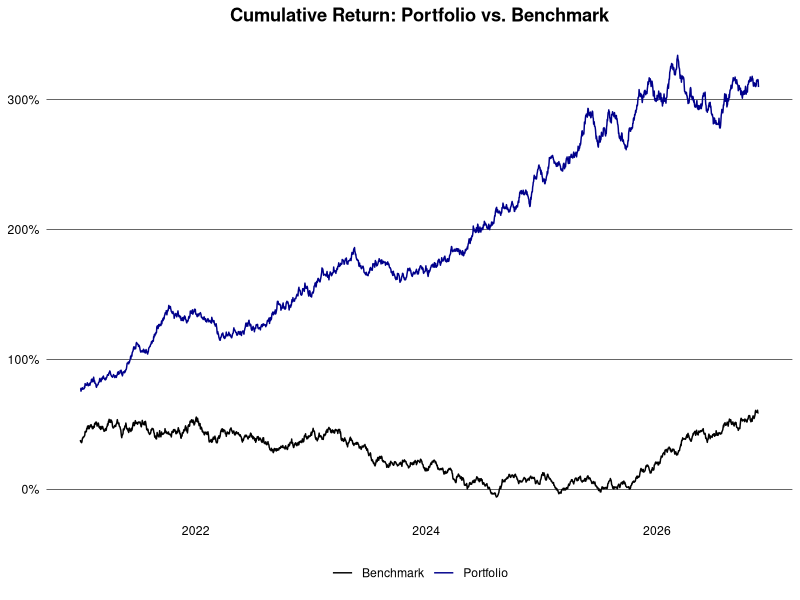
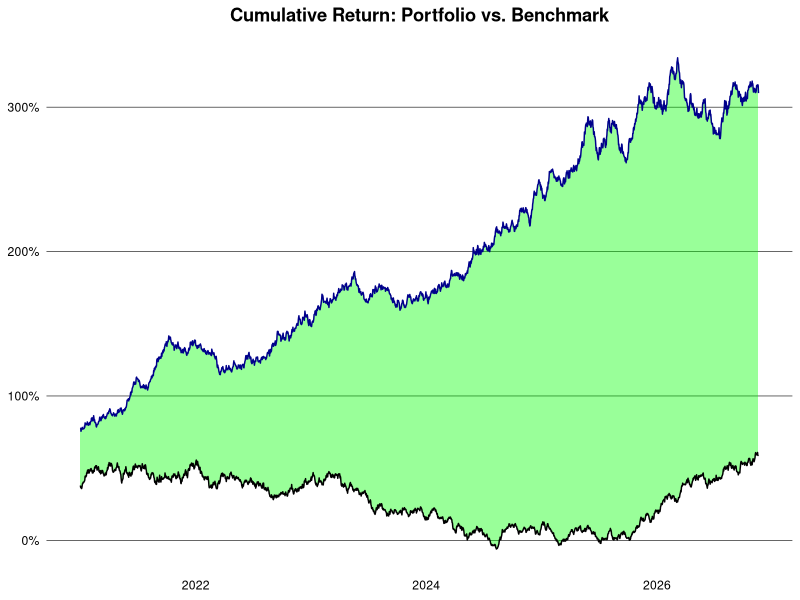

Recreate these plots in R, in order.
## ---- chunk 1
library(data.table)

set.seed(1994L)

generate_prices <- function(ticker, start_date, end_date) {
  dates <- seq.Date(as.Date(start_date), as.Date(end_date), by = "days")
  n <- length(dates)
  prices <- cumprod(1 + rnorm(n, mean = 0.0005, sd = 0.01)) * 100
  data.table(
    ticker = ticker,
    date = dates,
    price = prices
  )
}

generate_benchmark <- function(start_date, end_date) {
  dates <- seq.Date(as.Date(start_date), as.Date(end_date), by = "days")
  n <- length(dates)
  prices <- cumprod(1 + rnorm(n, mean = 0.0003, sd = 0.008)) * 3000
  data.table(
    ticker = "SP500",
    date = dates,
    price = prices
  )
}

ticker <- c("AAPL", "GOOGL", "MSFT", "AMZN")
start_date <- "2015-01-01"
end_date <- Sys.Date()

dt <- lapply(ticker, generate_prices, start_date, end_date) |> rbindlist()
weights <- data.table(
  ticker = ticker,
  weight = c(0.4, 0.3, 0.2, 0.1),
  country = c("USA", "USA", "USA", "USA")
)
dt <- dt[weights, on = "ticker"]
head(dt)
## ---- chunk 2
dt <- dt |>
  setorder(ticker, date) |>
  _[, ret := price / shift(price) - 1, by = ticker] |>
  na.omit("ret") |>
  _[, wret := ret * weight]
head(dt)
## ---- chunk 3
dt[, let(week = week(date), month = month(date), year = year(date))]
ret_week <- dt[, .(ret = prod(1 + ret) - 1), by = .(ticker, year, week)]
ret_month <- dt[, .(ret = prod(1 + ret) - 1), by = .(ticker, year, month)]
ret_year <- dt[, .(ret = prod(1 + ret) - 1), by = .(ticker, year)]
head(ret_year)
## ---- chunk 4
port_ret_week <- dt[, .(ret = prod(1 + wret) - 1), by = .(year, week)]
port_ret_month <- dt[, .(ret = prod(1 + wret) - 1), by = .(year, month)]
port_ret_year <- dt[, .(ret = prod(1 + wret) - 1), by = year]
head(port_ret_year)
## ---- chunk 5
bmr <- generate_benchmark(start_date, end_date) |>
  setorder(date) |>
  _[, ret := price / shift(price) - 1] |>
  na.omit("ret")

port <- dt |>
  _[, .(ret = prod(1 + wret) - 1, ticker = "Portfolio"), by = date] |>
  rbind(bmr[, .(ticker, date, ret)]) |>
  setorder(ticker, date) |>
  _[, cum_ret := cumprod(1 + ret) - 1, by = ticker] |>
  _[, ticker := fifelse(ticker == "Portfolio", ticker, "Benchmark")]
## ---- chunk 6
#| dpi = 300
library(ggplot2)

port |>
  _[between(date, "2021-01-01", max(date))] |>
  ggplot(aes(x = date, y = cum_ret, color = ticker)) +
  geom_line() +
  theme_minimal() +
  theme(
    plot.title = element_text(face = "bold", hjust = 0.5),
    panel.grid.major.y = element_line(color = "black", linewidth = 0.2),
    panel.grid.major.x = element_blank(),
    panel.grid.minor = element_blank(),
    axis.text = element_text(color = "black"),
    axis.title = element_blank(),
    legend.title = element_blank(),
    legend.position = "bottom"
  ) +
  scale_color_manual(values = c("Portfolio" = "darkblue", "Benchmark" = "black")) +
  scale_y_continuous(labels = scales::percent_format(accuracy = 2L)) +
  labs(title = "Cumulative Return: Portfolio vs. Benchmark")
## ---- chunk 7
#| dpi = 300
# TODO: remove the legend with T/F and bmr/port labels
perf <- port |>
  dcast(date ~ ticker, value.var = "cum_ret") |>
  setnames(tolower) |>
  _[, diff := portfolio - benchmark]

perf |>
  _[between(date, "2021-01-01", max(date))] |>
  ggplot(aes(x = date)) +
  geom_ribbon(aes(
      ymin = pmin(portfolio, benchmark),
      ymax = pmax(portfolio, benchmark),
      fill = diff > 0
    ),
    alpha = 0.4
  ) +
  geom_line(aes(y = portfolio), color = "darkblue") +
  geom_line(aes(y = benchmark), color = "black") +
  scale_fill_manual(values = c("TRUE" = "green", "FALSE" = "red")) +
  scale_y_continuous(labels = scales::percent_format(accuracy = 2L)) +
  labs(title = "Cumulative Return: Portfolio vs. Benchmark") +
  theme_minimal() +
  theme(
    plot.title = element_text(face = "bold", hjust = 0.5),
    panel.grid.major.y = element_line(color = "black", linewidth = 0.2),
    panel.grid.major.x = element_blank(),
    panel.grid.minor = element_blank(),
    axis.text = element_text(color = "black"),
    axis.title = element_blank(),
    legend.title = element_blank(),
    legend.position = "none"
  )
## ---- chunk 8

## ---- chunk 9
vola <- dt[, .(daily_vola = sd(ret)), by = .(ticker, year)] |>
  _[, let(
    weekly_vola = daily_vola * sqrt(5L),
    monthly_vola = daily_vola * sqrt(21L),
    yearly_vola = daily_vola * sqrt(252L)
  )]
head(vola)
